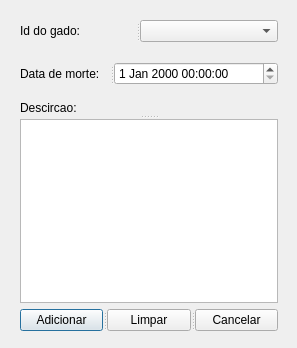
<?xml version="1.0" encoding="UTF-8"?>
<ui version="4.0">
 <class>addToMortos</class>
 <widget class="QDialog" name="addToMortos">
  <property name="geometry">
   <rect>
    <x>0</x>
    <y>0</y>
    <width>297</width>
    <height>348</height>
   </rect>
  </property>
  <property name="windowTitle">
   <string>Dialog</string>
  </property>
  <widget class="QWidget" name="">
   <property name="geometry">
    <rect>
     <x>20</x>
     <y>20</y>
     <width>258</width>
     <height>311</height>
    </rect>
   </property>
   <layout class="QVBoxLayout" name="verticalLayout">
    <item>
     <widget class="QSplitter" name="splitter">
      <property name="orientation">
       <enum>Qt::Horizontal</enum>
      </property>
      <widget class="QLabel" name="idMortosLabel">
       <property name="text">
        <string>Id do gado:</string>
       </property>
      </widget>
      <widget class="QComboBox" name="idMortosComboBox"/>
     </widget>
    </item>
    <item>
     <spacer name="verticalSpacer">
      <property name="orientation">
       <enum>Qt::Vertical</enum>
      </property>
      <property name="sizeHint" stdset="0">
       <size>
        <width>20</width>
        <height>18</height>
       </size>
      </property>
     </spacer>
    </item>
    <item>
     <widget class="QSplitter" name="splitter_4">
      <property name="orientation">
       <enum>Qt::Horizontal</enum>
      </property>
      <widget class="QLabel" name="dataMorteLabel">
       <property name="text">
        <string>Data de morte:</string>
       </property>
      </widget>
      <widget class="QDateTimeEdit" name="dataMorteDateTimeEdit">
       <property name="enabled">
        <bool>true</bool>
       </property>
      </widget>
     </widget>
    </item>
    <item>
     <spacer name="verticalSpacer_2">
      <property name="orientation">
       <enum>Qt::Vertical</enum>
      </property>
      <property name="sizeHint" stdset="0">
       <size>
        <width>17</width>
        <height>13</height>
       </size>
      </property>
     </spacer>
    </item>
    <item>
     <widget class="QSplitter" name="splitter_7">
      <property name="orientation">
       <enum>Qt::Vertical</enum>
      </property>
      <widget class="QLabel" name="descricaoLabel">
       <property name="text">
        <string>Descircao: </string>
       </property>
      </widget>
      <widget class="QPlainTextEdit" name="descricaoPlainTextEdit"/>
     </widget>
    </item>
    <item>
     <widget class="QSplitter" name="splitter_5">
      <property name="orientation">
       <enum>Qt::Horizontal</enum>
      </property>
      <widget class="QPushButton" name="adicionarPushButton">
       <property name="text">
        <string>Adicionar</string>
       </property>
      </widget>
      <widget class="QPushButton" name="limparPushButton">
       <property name="text">
        <string>Limpar</string>
       </property>
      </widget>
      <widget class="QPushButton" name="cancelarPushButton">
       <property name="text">
        <string>Cancelar</string>
       </property>
      </widget>
     </widget>
    </item>
   </layout>
  </widget>
 </widget>
 <resources/>
 <connections/>
</ui>
